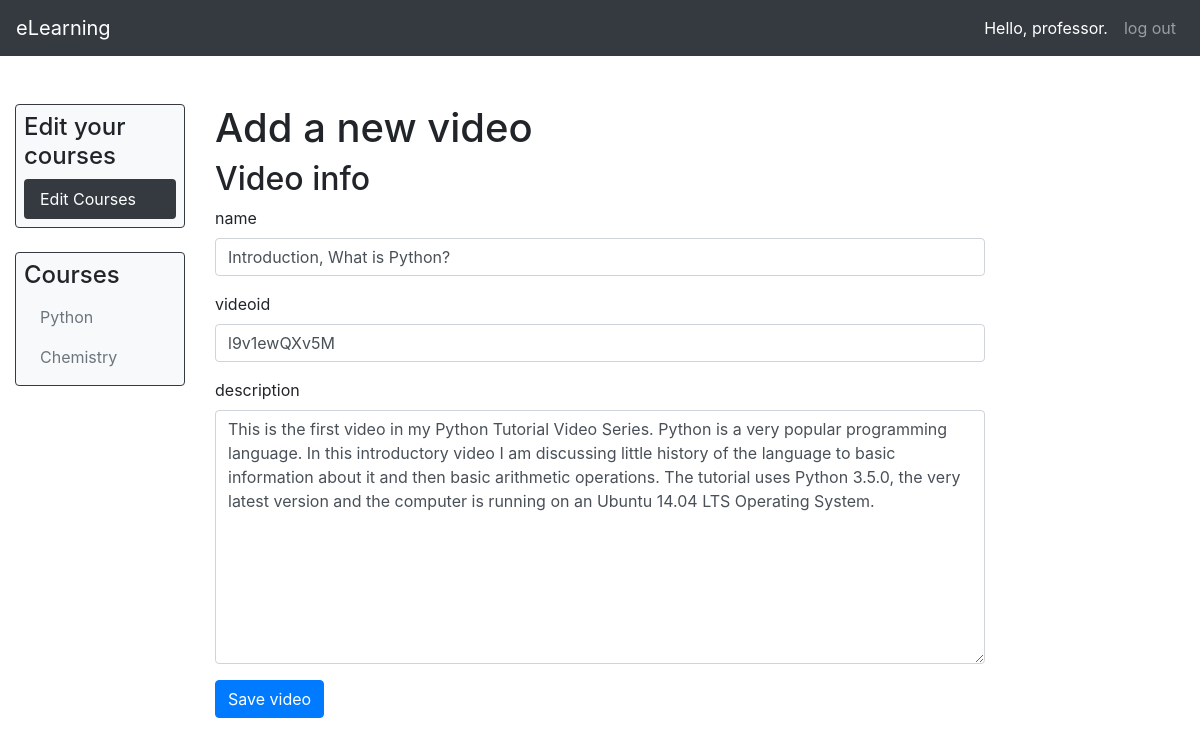
/4/editvideo/ (signed in), run on the app's committed database.
### users/models.py (models this page shows)
class CustomUser(AbstractUser):
    userType = models.IntegerField("User role", choices=USER_TYPES, default=1)

### eLearn/models.py (models this page shows, shortened)
class Course(models.Model):
    professor = models.ForeignKey(CustomUser, on_delete=models.CASCADE)
    name = models.CharField(max_length=100)
    slug = models.SlugField(max_length=150, unique=True)
    description = models.TextField()
    uploadDate = models.DateTimeField(auto_now_add=True)
    class Meta:
        ordering = ['-uploadDate']
    def __str__(self):
        return self.name

class Video(models.Model):
    course = models.ForeignKey('Course', related_name='modules', on_delete=models.CASCADE)
    name = models.CharField(max_length=100)
    videoid = models.CharField(max_length=100)
    description = models.TextField(blank=True)

### eLearn/views.py (the view)
# urls.py: path('<int:video_id>/editvideo/', views.edit_video, name='edit_video'),
def edit_video(request, video_id):
    courses = Course.objects.filter(professor_id = request.user)
    video = get_object_or_404(Video, id=video_id)
    course = video.course
    latest_course = Course.objects.latest('uploadDate')
    if course.professor != request.user:
        raise Http404
    if request.method != 'POST':
        form = VideoForm(instance=video)
    else:
        form = VideoForm(instance=video, data=request.POST)
        if form.is_valid():
            form.save()
            return HttpResponseRedirect(reverse('eLearn:list_video',
                                                args=[course.id]))
    context = {'form': form,
               'courses': courses,
               'userType': "professor",
               'selected_course': latest_course}
    return render(request, 'eLearn/create_video.html', context)

### eLearn/forms.py
class VideoForm(forms.ModelForm):
    class Meta:
        model = Video
        fields = ['id', 'name', 'videoid','description']
        labels = {'id': 'id', 'name': 'name', 'videoid': 'videoid', 'description':'description'}

### eLearn/templates/eLearn/create_video.html (shortened to what this page needs)
{% extends "eLearn/base.html" %}
{% load bootstrap4 %}
{% block content %}
  <div class="col-8">
    <div class="tab-content" id="v-pills-tabContent">
      <h1>
        {% if object %}
          Edit course "{{ object.name }}"
        {% else %}
          Add a new video
        {% endif %}
      </h1>
      <div class="module">
        <h2>Video info</h2>
        <form action="." method="post">
          {% bootstrap_form form %}
          <p><input type="submit" value="Save video" class="btn btn-primary" role="button"></p>
        </form>
      </div>
    </div>
  </div>
{% endblock %}

### eLearn/templates/eLearn/base.html (shortened to what this page needs)
{% load bootstrap4 %}
{% load static %}
<!DOCTYPE html>
<html lang="en">
  <head>
    {% bootstrap_css %}
    <link rel="stylesheet" type="text/css" href="{% static 'eLearn/style.css' %}">
  </head>
  <body>
    <nav class="navbar navbar-expand-sm navbar-dark bg-dark">
      {% if user.is_authenticated %}
        <a class="navbar-brand" href="{% url 'eLearn:main' %}">eLearning</a>
      {% else %}
        <a class="navbar-brand" href="{% url 'eLearn:index' %}">eLearning</a>
      {% endif %}
      <div class="collapse navbar-collapse justify-content-end" id="navbarNavAltMarkup">
        <div class="navbar-nav">
          {% if user.is_authenticated %}
            <div class="nav-item nav-link active">Hello, {{ user.username }}.</div>
            <a class="nav-item nav-link" href="{% url 'users:logout' %}">log out<span class="sr-only">(current)</span></a>
          {% else %}
            <a class="nav-item nav-link" href="{% url 'users:register' %}">register</a>
            <a class="nav-item nav-link" href="{% url 'users:login' %}">log in</a>
          {% endif %}
        </div>
      </div>
    </nav>
    <div class="container-fluid">
      <div>
        <div class="row">
          <div class="col-2">
            {% if userType == "professor" %}
              <div class="p-2 border border-dark rounded bg-light">
                <div>
                  <h4>Edit your courses</h4>
                </div>
                <div class="nav flex-column nav-pills red" id="v-pills-tab" role="tablist" aria-orientation="vertical">
                  <a class="nav-link active" id="v-pills-editCourse-tab" href="{% url 'eLearn:list_course' %}" role="tab" aria-controls="v-pills-editCourse" aria-selected="true">Edit Courses</a>
                </div>
              </div>
              <div class="pt-4" ></div>
            {% endif %}
            <div class="p-2 border border-dark rounded bg-light">
              <div>
                <h4>Courses</h4>
              </div>
              {% for course in courses %}
                {% if course == selected_course and selected_course != None%}
                  <div class="nav flex-column nav-pills red" id="v-pills-tab" role="tablist" aria-orientation="vertical">
                    <a class="nav-link active" id="v-pills-editCourse-tab" href="{% url 'eLearn:main' course.id %}" role="tab" aria-controls="v-pills-editCourse" aria-selected="true">{{ course }}</a>
                  </div>
                {% else %}
                  <div class="nav flex-column nav-pills red" id="v-pills-tab" role="tablist" aria-orientation="vertical">
                    <a class="nav-link" id="v-pills-editCourse-tab" href="{% url 'eLearn:main' course.id %}" role="tab" aria-controls="v-pills-editCourse" aria-selected="true">{{ course }}</a>
                  </div>
                {% endif %}
              {% endfor %}
            </div>
          </div>
            {% block content %}{% endblock content %}
        </div>
      </div>
    </div>
  </body>
</html>

### eLearn/static/eLearn/style.css (style rules this page uses)
.red .active { background-color: #343a40 !important; }
.red .nav-link { color: #6c757d; }

### data on the page
CustomUser: username "professor"
Course: name "Python"
Course: name "Chemistry"
Video: name "Introduction, What is Python?", videoid "l9v1ewQXv5M", description "This is the first video in my Python Tutorial Video Series. Python is a very popular programming language. In this introductory video I am discussing little history of the language to basic information about it and then basic arithmetic operations. The tutorial uses Python 3.5.0, the very latest version and the computer is running on an Ubuntu 14.04 LTS Operating System."
